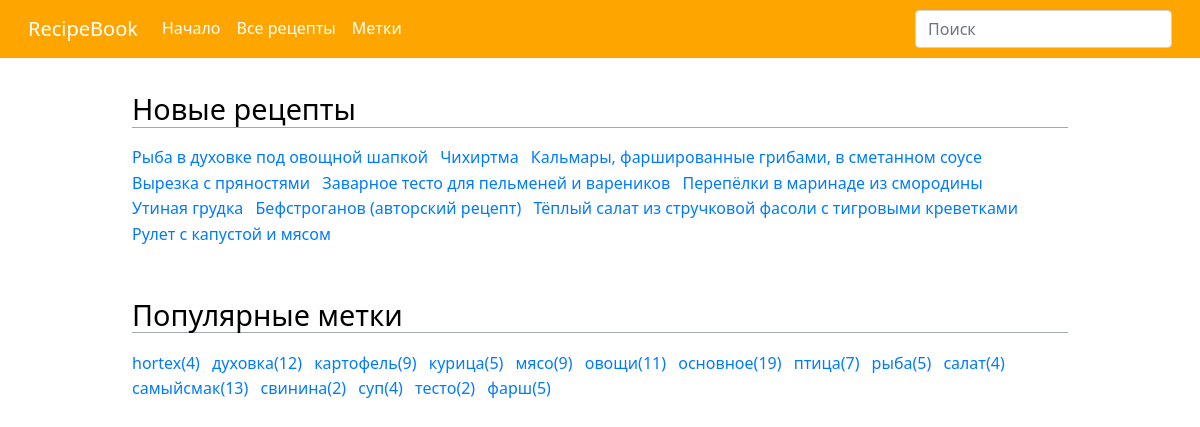
The page / on the database its author committed.
### tables this page shows
CREATE TABLE tag (
    tag TEXT NOT NULL,
    recipe_id INTEGER 
);

### app.py (the view)
@app.route('/')
def index():
    page_title = SITE_TITLE
    with app.app_context():
        db = get_db()
        last_recipes = recipedb.get_last_recipes(db, 10)
        tag_list_popular = recipedb.get_taglist_popular(db, 15)
    return render_template('index.html', tag_list_popular=tag_list_popular,
                            last_recipes=last_recipes, page_title=page_title)

### app.py (called while the page is built)
def get_db():
    def make_dicts(cursor, row):
        return dict((cursor.description[idx][0], value)
                    for idx, value in enumerate(row))
    db = getattr(g, '_database', None)
    if db is None:
        db = g._database = sqlite3.connect(config.DATABASE)
    db.row_factory = make_dicts
    return db

@app.teardown_appcontext
def close_connection(exception):
    db = getattr(g, '_database', None)
    if db is not None:
        db.close()

### recipedb.py (called while the page is built)
def get_last_recipes(db, limit=10):
    cur = db.cursor().execute('select rowid, title from recipe_fts order by created desc limit ?', (limit,))
    rv = cur.fetchall()
    return rv

def get_taglist_popular(db, limit=10):
    cur = db.cursor().execute('select tag, qty from (select tag, count(1) as qty from tag group by tag order by 2 DESC limit ?) order by 1', (limit,))
    rv = cur.fetchall()
    return rv

### templates/index.html
{% extends "base.html" %}
{% block content %}
<div class="row">
    <div class="col-lg-12">
        <h1>Новые рецепты</h1>
        <ul class='list-inline'>
            {% for recipe in last_recipes %}
            <li class="list-inline-item"><a href="{{ url_for('view_recipe', rowid=recipe['rowid'])}}">{{ recipe['title'] }}</a></li>
            {% endfor %}
        </ul>
    </div>
</div>
<div class="row">
    <div class="col-lg-12">
        <h1>Популярные метки</h1>
        <ul class="list-inline">
            {% for tag in tag_list_popular %}
            <li class="list-inline-item"><a href="{{ url_for('view_tag', tag=tag['tag']) }}">{{ tag['tag'] }}({{ tag['qty']}})</a></li>
            {% endfor %}
        </ul>
    </div>
</div>
{% endblock %}

### static/css/style.css (style rules this page uses)
body { overflow-y: scroll; font-size:100%; color: #212529; line-height: 1.6; }
h1, h2, h3, h4, h5, h6 { color: #000; font-weight: 500; margin: 0; padding: 0; }
h1 { font-size: 180%; border-bottom: 1px solid #a2a9b1; margin: 1.2em 0 0.6em; }
.container a { color: #007bff; text-decoration: none; }

### rows shown on the page
tag: tag "основное", qty "19"
tag: tag "птица", qty "7"

### other values the page prints
{{ recipe['title'] }} "Рыба в духовке под овощной шапкой" "Чихиртма" "Кальмары, фаршированные грибами, в сметанном соусе" "Вырезка с пряностями" "Заварное тесто для пельменей и вареников" "Перепёлки в маринаде из смородины" "Утиная грудка" "Бефстроганов (авторский рецепт)" "Тёплый салат из стручковой фасоли с тигровыми креветками" "Рулет с капустой и мясом"
{{ tag['tag'] }} "hortex" "духовка" "картофель" "курица" "мясо" "овощи" "рыба" "салат" "самыйсмак" "свинина" "суп" "тесто" "фарш"
{{ tag['qty'] }} "4" "12" "9" "5" "9" "11" "5" "4" "13" "2" "4" "2" "5"
